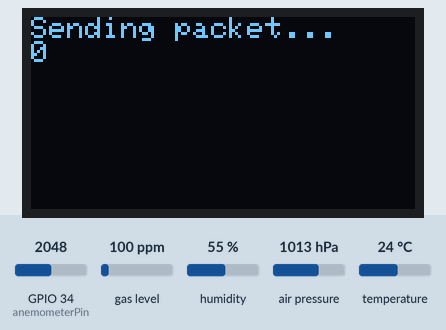
Simulated run of this sketch. Board: ESP32. Parts: 128×64 one-colour display. The test bench sets the inputs (shaded band); at power-on: gas level 100 ppm, GPIO 34 (anemometerPin) = 2048, humidity 55 %, temperature 24 °C, air pressure 1013 hPa. No radio packets arrive unless stated; what the sketch prints to the serial monitor is not drawn.

Above: at 2.9 s.
3.0 s: gas level set to 20 ppm
At 16.5 s:
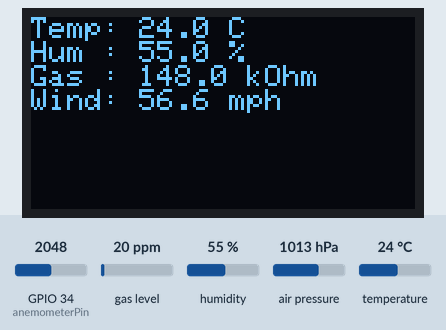
17.0 s: GPIO 34 (anemometerPin) set to 2866
At 28.2 s:
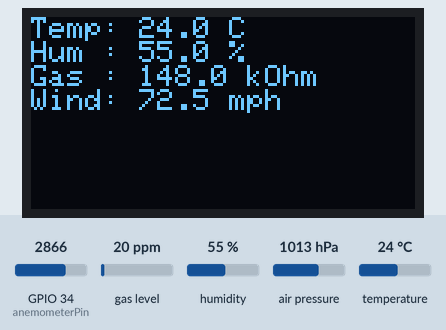
29.4 s: humidity set to 22 %
At 41.0 s:
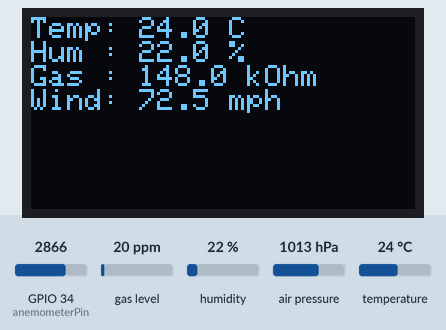
41.3 s: temperature set to 12 °C
At 52.9 s:
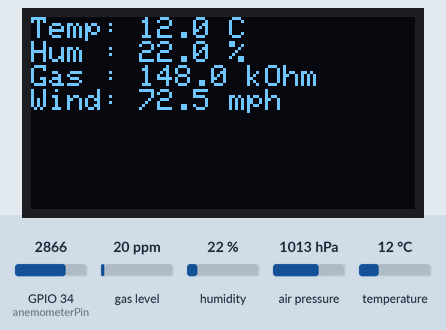
53.3 s: GPIO 34 (anemometerPin) set to 1228
At 64.7 s:
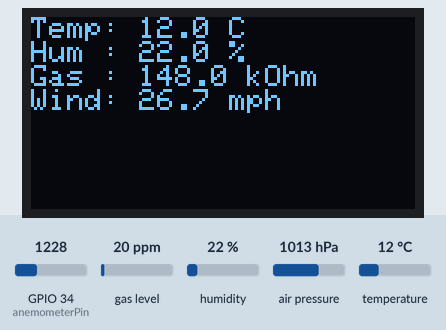
65.2 s: GPIO 34 (anemometerPin) set to 973
At 76.5 s:
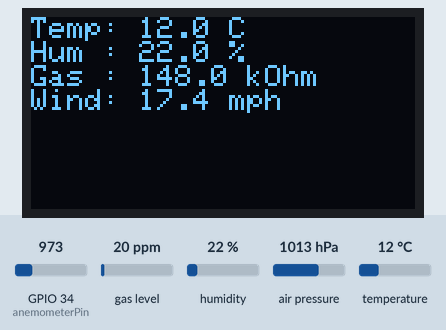
Timing chart, 0 to 78.0 s (numbered marks = the images above; inputs shaded):
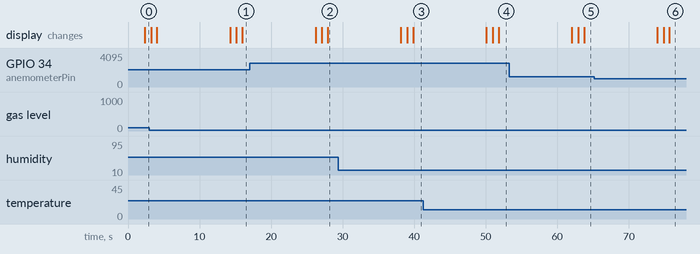

The sketch:

sender_with_OLED.ino
```cpp
/*
 * Project: ESP32 Anemometer + BME680 LoRa Sender (SSD1306)
 * Description: Reads analog anemometer and BME680 over I2C, computes wind
 *              speed (m/s, km/h, mph), displays values on a 128x64 OLED,
 *              and transmits a formatted packet over LoRa @ 915 MHz.
 *
 * Hardware: ESP32, RFM95/96 (SS=5, RST=26, DIO0=27), OLED SSD1306 (I2C 0x3C),
 *           BME680 (I2C on SDA=21, SCL=22)
 * LoRa:    freq=915E6 (NA), txPower=17, syncWord=0xF3
 * Packet:  "#<count> ID:<node> X:<mps> Y:<kmh> Z:<mph> T:<C> P:<hPa> H:<%> G:<kΩ>"
 *
 * Based on:
 *   - Random Nerd Tutorials: ESP32 Anemometer & ESP32 LoRa RFM95 guides
 *     https://randomnerdtutorials.com/esp32-anemometer-wind-speed-arduino/
 *     https://randomnerdtutorials.com/esp32-lora-rfm95-transceiver-arduino-ide/
 *   - Arduino LoRa library examples
 *
 * Modifications:
 *   - Combined anemometer + BME680 sensing
 *   - Voltage→wind-speed mapping with clamp
 *   - OLED status/telemetry screens
 *   - Custom LoRa packet schema (X/Y/Z/T/P/H/G)
 *
 * Author: Kelia Gjurgjaj, Ani Vardanyan, Alyssa Seims
 * Date Started: Oct 2024
 */

#include <Wire.h>
#include <SPI.h>
#include <LoRa.h>
#include <Adafruit_Sensor.h>
#include "Adafruit_BME680.h"
#include <Adafruit_GFX.h>
#include <Adafruit_SSD1306.h>

//define the pins used by the transceiver module **LORA
#define ss 5
#define rst 26
#define dio0 27


#define SCREEN_WIDTH 128 // OLED display width, in pixels
#define SCREEN_HEIGHT 64 // OLED display height, in pixels

#define SEALEVELPRESSURE_HPA (1013.25)
Adafruit_BME680 bme; // I2C

#define OLED_RESET     -1 // Reset pin # (or -1 if sharing Arduino reset pin)
#define SCREEN_ADDRESS 0x3D ///< See datasheet for Address; 0x3D for 128x64, 0x3C for 128x32
Adafruit_SSD1306 display(SCREEN_WIDTH, SCREEN_HEIGHT, &Wire, OLED_RESET);

// Constants (Change the following variables if needed)
const int anemometerPin = 34;  // GPIO pin connected to anemometer (analog pin)
const float minVoltage = 0.4;  // Voltage corresponding to 0 m/s
const float maxVoltage = 2.0;  // Voltage corresponding to 32.4 m/s (max speed) (when using voltage divider)
const float maxWindSpeed = 32.4; // Maximum wind speed in m/s

// Conversion factors
const float mps_to_kmh = 3.6;   // 1 m/s = 3.6 km/h
const float mps_to_mph = 2.23694; // 1 m/s = 2.23694 mph

// LoRa Packet Sender **
int counter = 0;

void setup() {

  Wire.begin(21, 22);  // Use custom I2C pins if needed
  display.begin(SSD1306_SWITCHCAPVCC, 0x3C);
  display.clearDisplay();
  display.setTextSize(1);
  display.setTextColor(SSD1306_WHITE);
  display.setCursor(0, 0);
  display.print("Starting...");
  display.display();

    // SSD1306_SWITCHCAPVCC = generate display voltage from 3.3V internally
  if(!display.begin(SSD1306_SWITCHCAPVCC, SCREEN_ADDRESS)) {
    Serial.println(F("SSD1306 allocation failed"));
    for(;;); // Don't proceed, loop forever
  }

  Serial.begin(115200);
  while (!Serial);
  Serial.println("LoRa Sender");

  //setup LoRa transceiver module
  LoRa.setPins(ss, rst, dio0);


  //replace the LoRa.begin(---E-) argument with your location's frequency
  //433E6 for Asia
  //868E6 for Europe
  //915E6 for North America
  while (!LoRa.begin(915E6)) {
    Serial.println(".");
    delay(500);
  }

  // Change sync word (0xF3) to match the receiver
  // The sync word assures you don't get LoRa messages from other LoRa transceivers
  // ranges from 0-0xFF
  LoRa.setTxPower(17);
  LoRa.setSyncWord(0xF3);
  Serial.println("LoRa Initializing OK!");

  Serial.println(F("BME680 async test"));
  if (!bme.begin()) {
    Serial.println(F("Could not find a valid BME680 sensor, check wiring!"));
    while (1);
  }

  // Set up oversampling and filter initialization
  bme.setTemperatureOversampling(BME680_OS_8X);
  bme.setHumidityOversampling(BME680_OS_2X);
  bme.setPressureOversampling(BME680_OS_4X);
  bme.setIIRFilterSize(BME680_FILTER_SIZE_3);
  bme.setGasHeater(320, 150); // 320*C for 150 ms
}

void loop() {

  // Tell BME680 to begin measurement.
  //Serial.println("INSIDE LOOP");
  unsigned long endTime = bme.beginReading();
  if (endTime == 0) {
    Serial.println(F("Failed to begin reading :("));
    return;
  }
  delay(50);


  // Obtain measurement results from BME680. Note that this operation isn't
  // instantaneous even if milli() >= endTime due to I2C/SPI latency.
  if (!bme.endReading()) {
    Serial.println(F("Failed to complete reading :("));
    return;
  }


  // Read analog value from anemometer (ADC value between 0-4095 on ESP32 for 0-3.3V)
  int adcValue = analogRead(anemometerPin);

  // Convert ADC value to voltage (ESP32 ADC range is 0-3.3V)
  float voltage = (adcValue / 4095.00) * 3.3;

  // Ensure the voltage is within the anemometer operating range
  if (voltage < minVoltage) {
    voltage = minVoltage;
  } else if (voltage > maxVoltage) {
    voltage = maxVoltage;
  }

  // Map the voltage to wind speed
  float windSpeed_mps = ((voltage - minVoltage) / (maxVoltage - minVoltage)) * maxWindSpeed;

  // Convert wind speed to km/h and mph
  float windSpeed_kmh = windSpeed_mps * mps_to_kmh;
  float windSpeed_mph = windSpeed_mps * mps_to_mph;

  // Print wind speed
  Serial.print(" X:");
  Serial.print(windSpeed_mps);
  Serial.print(" Y:");
  Serial.print(windSpeed_kmh);
  Serial.print(" Z:");
  Serial.print(windSpeed_mph);

  delay(1000);

  Serial.print(" T:");
  Serial.print(bme.temperature);

  Serial.print(" P:");
  Serial.print(bme.pressure/100.0);

  Serial.print(" H:");
  Serial.print(bme.humidity);

  Serial.print(" G:");
  Serial.print(bme.gas_resistance / 1000.0);
/*
  Serial.print("Approx. Altitude = ");
  Serial.print(bme.readAltitude(SEALEVELPRESSURE_HPA));
  Serial.println(" m");
  */
  Serial.println();
  delay(1000);
  Serial.print("Sending packet: ");
  Serial.println(counter);

  // --- Show "Sending..." on screen ---
  display.clearDisplay();
  display.setCursor(0, 0);
  display.setTextSize(1);
  display.setTextColor(SSD1306_WHITE);
  display.println("Sending packet...");
  display.println(counter);
  display.display();
  delay(800);  // show it for half a second
  //display.clearDisplay();

  //Send LoRa packet to receiver
  LoRa.beginPacket();
  LoRa.print("#");
  LoRa.print(counter);
  // Print wind speed and environmental data
  LoRa.print(" ID:B X:" + String(windSpeed_mps)
             + " Y:" + String(windSpeed_kmh)
             + " Z:" + String(windSpeed_mph)
             + " T:" + String(bme.temperature)
             + " P:" + String(bme.pressure / 100.0)
             + " H:" + String(bme.humidity)
             + " G:" + String(bme.gas_resistance / 1000.0));

  LoRa.endPacket();

  // --- Optional: change to "Sent!" then clear ---
  display.clearDisplay();
  display.setTextSize(2);
  display.setTextColor(SSD1306_WHITE);
  display.setCursor((SCREEN_WIDTH - 6 * 5) / 2, 0);  // roughly center
  display.println("Sent!");
  display.display();
  delay(800); // show "Sent!" for a moment

  // Now show the selected sensor data
  display.clearDisplay();
  display.setTextSize(1);
  display.setCursor(0, 0);

  display.print("Temp: ");
  display.print(bme.temperature, 1);
  display.println(" C");

  display.print("Hum : ");
  display.print(bme.humidity, 1);
  display.println(" %");

  display.print("Gas : ");
  display.print(bme.gas_resistance / 1000.0, 1);
  display.println(" kOhm");

  display.print("Wind: ");
  display.print(windSpeed_mph, 1);
  display.println(" mph");
  display.display();

  counter++;
  delay(1000);
  delay(7000); // every 10 seconds
  //delay(30000);

}
```
